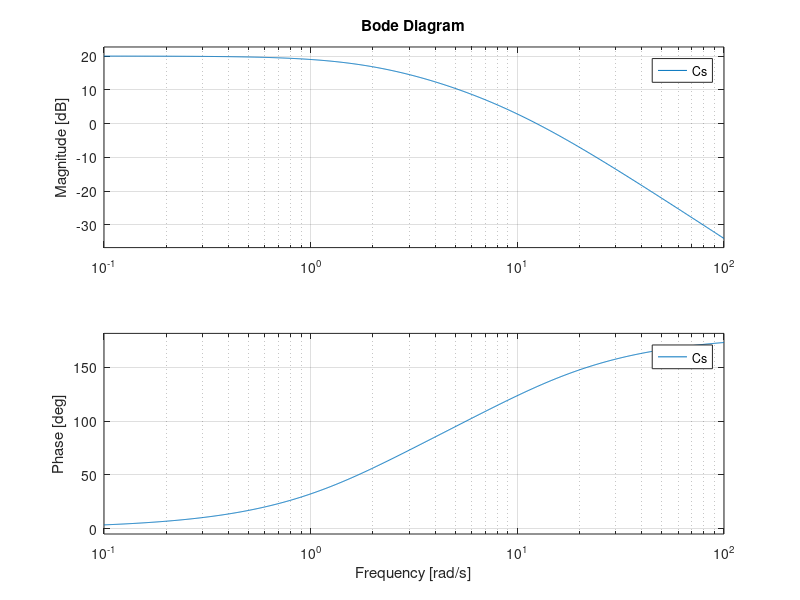
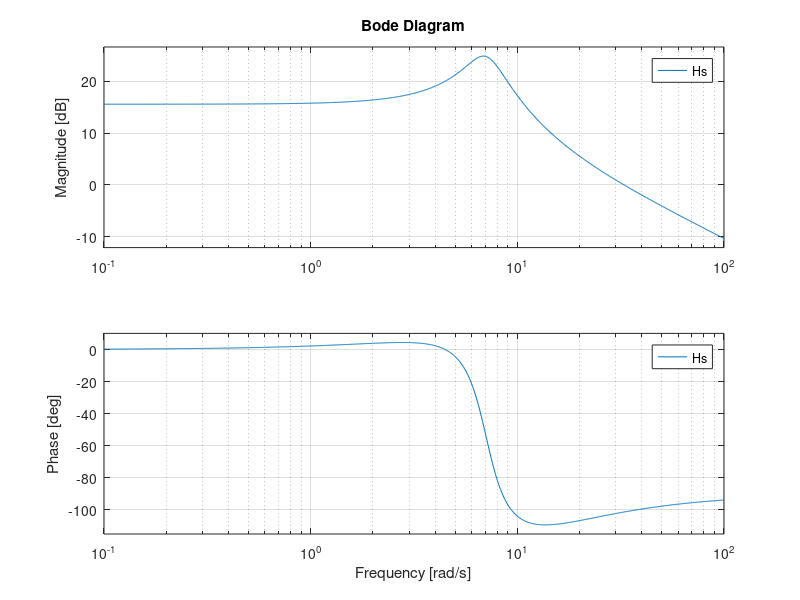
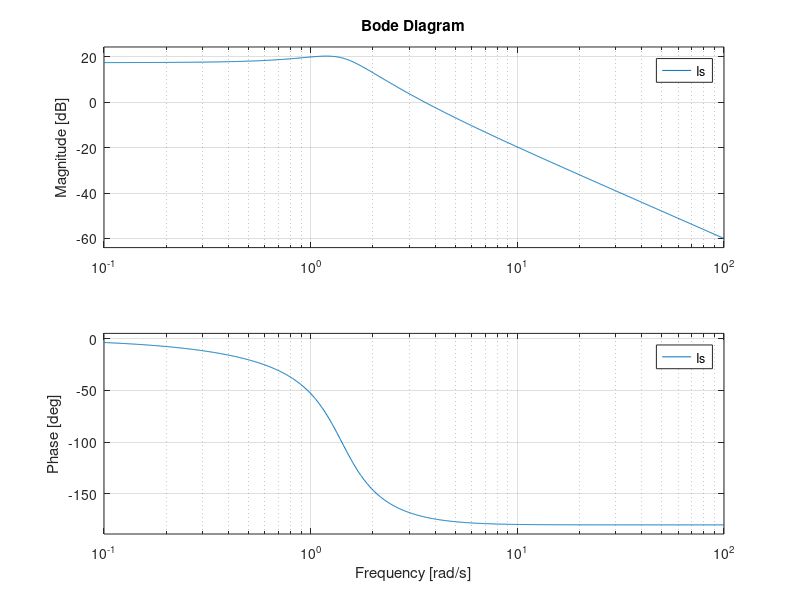
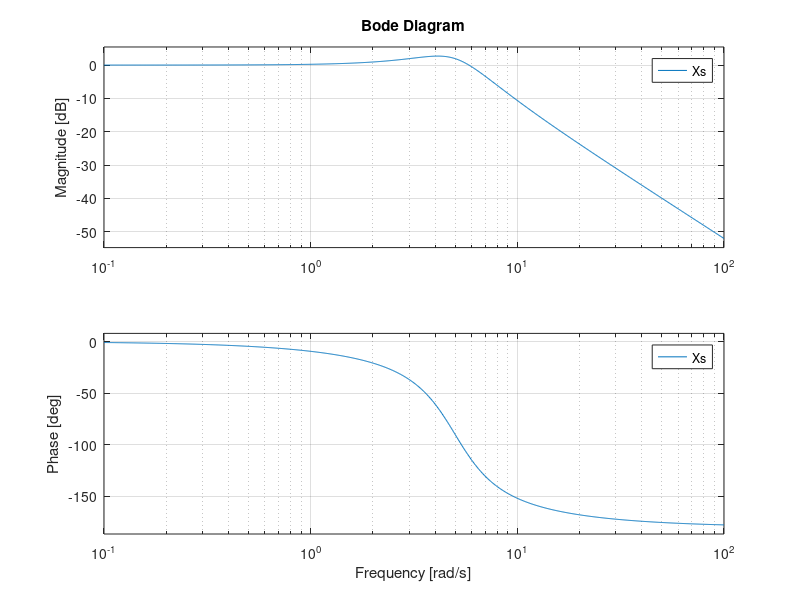

Here is the MATLAB script that generated these plots, in order:
close all; clc; clear;
%% Ex 10 atividade 5
%% a)      200s
%     ---------------
%       (s+2)(s+10)     =   s² - 12s + 20

num_a = 200;
den_a = [1 -12 20];

Cs = tf(num_a, den_a)

figure(1)
bode(Cs)

%% b)        s + 10
%     30----------------
%         s² + 3s + 50

num_b = [30 300]; % 30 * [1 10]
den_b = [1 3 50];

Hs = tf(num_b, den_b)

figure(2)
bode(Hs)

%% c)           s + 3
%     10----------------------
%         s³ + 3s² + 4s + 4

num_c = [10 30]; % 10 * [1 3]
den_c = [1 3 4 4];

Is = tf(num_c, den_c)

figure(3)
bode(Is)

%% d)        25
%     ----------------
%       s² + 4s + 25

num_d = [25]; % 30 * [1 10]
den_d = [1 4 25];

Xs = tf(num_d, den_d)

figure(4)
bode(Xs)

